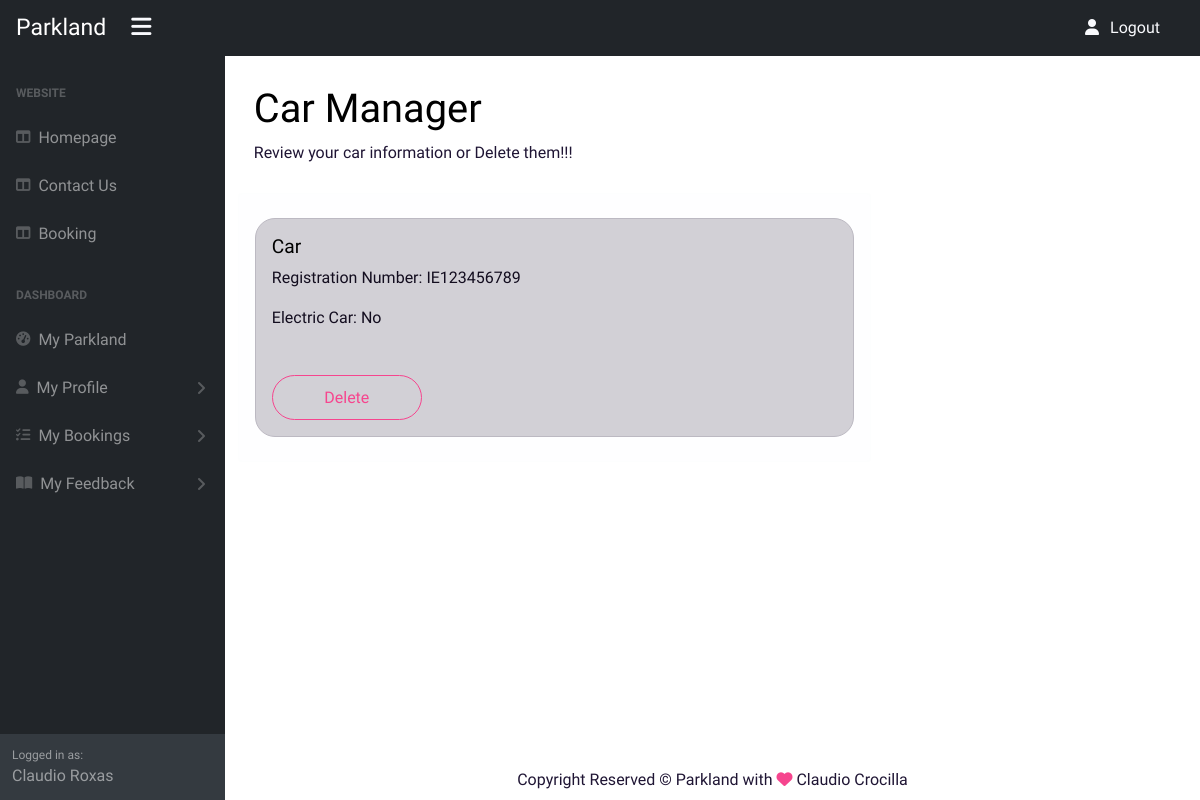
The app's page /dashboard/profile/car/list (signed in), older data.
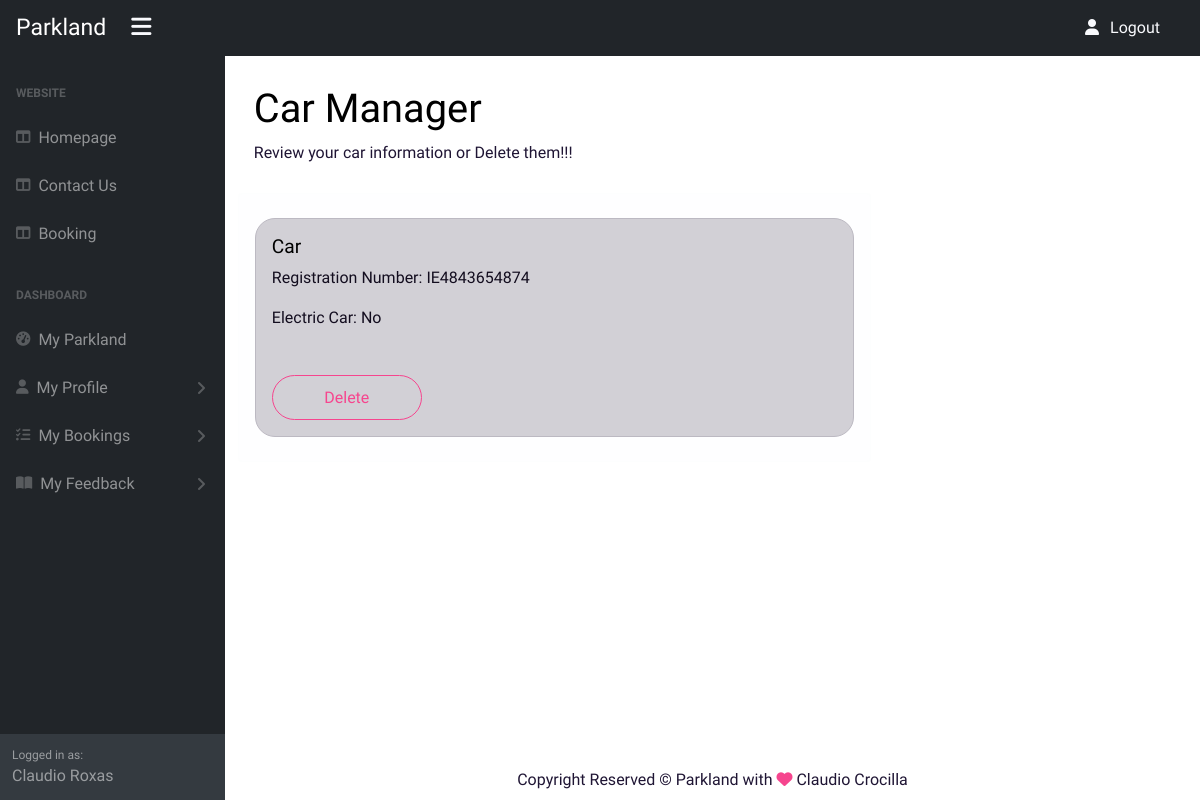
The same page, newer data.
### car_park/models.py (models this page shows, shortened)
class Car(models.Model):
    user = models.ForeignKey(
        User,
        on_delete=models.CASCADE,
        related_name="cars"
        )
    is_electric = models.BooleanField(default=False)
    registration_number = models.CharField(max_length=12)

### dashboard/views.py (the view, shortened to what this page needs)
class ProfileCarListView(ListView):
    model = Car
    template_name = 'dashboard/profile-car-list.html'
    fields = '__all__'

### dashboard/templates/dashboard/profile-car-list.html (shortened to what this page needs)
{% extends 'dashboard/base.html' %}
{% load static %}
{% block content %}
{% if user.is_authenticated %}
<div class="text-dark">
    <h1 class="mt-4">Car Manager</h1>
    <ol class="breadcrumb mb-4">
        <li class="active">Review your car information or Delete them!!!</li>
    </ol>
    <div class="row d-flex">
        <div class="col-12 col-md-10 col-xl-8 col-xxl-6 alert alert-light">
            {% for car in car_list %}
            {% if car.user.id == user.id %}
            <div class="p-3 mb-2 mt-2 alert alert-dark rounded-3">
                <h5>Car</h5>
                <p>Registration Number: {{ car.registration_number }} </p>
                <p> Electric Car:
                    {% if car.is_electric %}
                    Yes
                    {% else %}
                    No
                    {% endif %}
                </p>
                <a class="btn btn-lg btn-minwidth btn-outline-danger rounded-pill mt-4"
                    href="{% url 'profile-car-delete' car.pk %}" aria-label="Delete">Delete</a>
            </div>
            {% endif %}
            {% endfor %}
        </div>
    </div>
</div>
{% endif %}
{% endblock %}

Row changes from the older to the newer data that the page shows:
removed Car: registration_number "IE123456789", is_electric "No"
added Car: registration_number "IE4843654874", is_electric "No"
